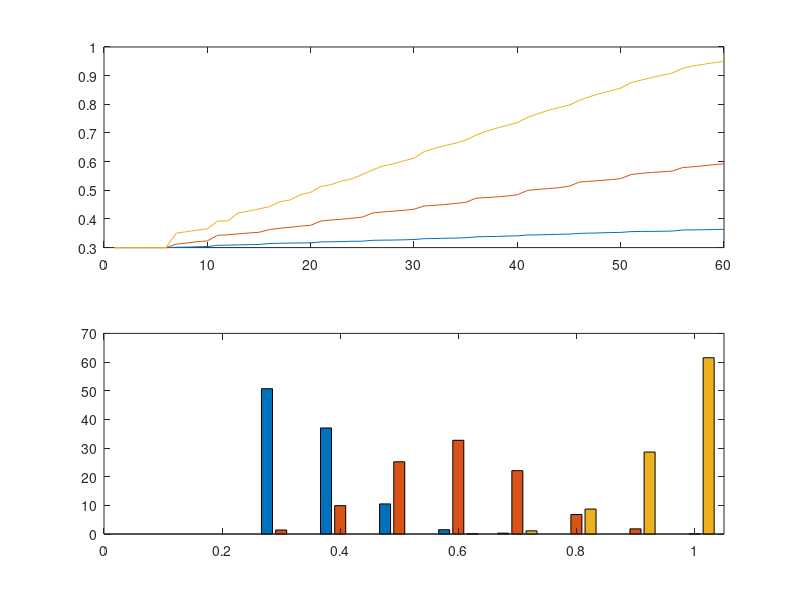

The MATLAB source for this figure:
b = 60;
t = 1000;

m = [0.5, 0.7, 0.9];

d = 0.3*ones(t,b,length(m)); % repeats X trials/block X mice 

for j = 1:t

    p = zeros(b,length(m));
    for k = 1:length(m)
        p(:,k) = rand(b,1)< m(k);    
    end

n = ones(1,length(m));


for i = 1:b  
    for k = 1:length(m)
%         if n(k) >= 5 &&  mean(p(i-4:i,k))>0.6 && d(j,i,k) < 0.91 
%             d(j,i+1:end,k) = d(j,i+1:end,k)+0.1;
%             n(k) = 0;
%         end
%         if n(k) >= 5 &&  mean(p(i-4:i,k))<0.6 && d(j,i,k) > 0.09 
%             d(j,i+1:end,k) = d(j,i+1:end,k)-0.1;
%             n(k) = 0;
%         end
            
        
        if n(k) >= 6 && mean(p(i-5:i,k))>0.9 && d(j,i,k) < 0.91 %&& mod(i,5) == 0
            d(j,i+1:end,k) = d(j,i+1:end,k)+0.1;
            n(k) = 0;
        end
        if n(k) >= 10 && mean(p(i-9:i,k))>0.7 && d(j,i,k) < 0.91 && mod(i,5) == 0
            d(j,i+1:end,k) = d(j,i+1:end,k)+0.1;
            n(k) = 0;
        end

%         if n(k) >= 2 && mean(p(i-1:i,k)) > 0.9 && d(j,i,k) < 0.91
%             d(j,i+1:end,k) = d(j,i+1:end,k)+0.1;
%             n(k) = 0;
%         elseif p(i,k) == 0 && d(j,i,k) > 0.04
%             d(j,i+1:end,k) = d(j,i+1:end,k)-0.05;
%         end        
        
    end
    n = n +1;
end
        
end

% close all
figure
subplot(2,1,1)
plot(reshape(mean(d),[],length(m)))
subplot(2,1,2)
bin = 0.1:0.1:1;
n = hist(reshape(max(d,[],2),[],length(m)),bin);
bar(bin,n/10)
xlim([0 1.05])